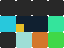

This game map was drawn from its Tiled (.tmx) file and the tilesets committed beside it. A one-line description and the full map source follow:
An orthogonal 4x3 tile map with 16x16 px tiles, 2 tile layers (ground, flips), 2 tilesets and 3 objects.

<map version="1.10" tiledversion="1.12.2" class="level" orientation="orthogonal" renderorder="right-down" width="4" height="3" tilewidth="16" tileheight="16" infinite="0" backgroundcolor="#102030" nextlayerid="4" nextobjectid="1">
 <properties>
  <property name="gravity" type="float" value="9.5" />
  <property name="title" value="Mixed" />
 </properties>
 <tileset firstgid="1" name="tiles" tilewidth="16" tileheight="16" tilecount="16" columns="4">
  <image source="../../images/tiles.png" width="64" height="64" />
  <tile id="1" type="brick" probability="0.5">
   <properties>
    <property name="hardness" type="int" value="3" />
    <property name="label" value="a brick" />
   </properties>
   <objectgroup draworder="index" id="2">
    <object id="1" x="0" y="8" width="16" height="8">
     <properties>
      <property name="one_way" type="bool" value="true" />
     </properties>
    </object>
   </objectgroup>
  </tile>
  <tile id="2">
   <objectgroup draworder="index" id="2">
    <object id="1" x="2" y="2">
     <polygon points="0,0 12,0 6,12" />
    </object>
   </objectgroup>
  </tile>
  <tile id="3">
   <objectgroup draworder="index" id="2">
    <object id="1" x="0" y="0" width="16" height="16">
     <properties>
      <property name="occluder" type="bool" value="true" />
     </properties>
     <ellipse />
    </object>
   </objectgroup>
  </tile>
  <tile id="4">
   <animation>
    <frame tileid="4" duration="100" />
    <frame tileid="5" duration="250" />
   </animation>
  </tile>
 </tileset>
 <tileset firstgid="17" name="items" tilewidth="16" tileheight="16" tilecount="2" columns="0">
  <grid orientation="orthogonal" width="1" height="1" />
  <tile id="0">
   <image source="../../images/gem.png" width="16" height="16" />
  </tile>
  <tile id="1">
   <image source="../../images/key.png" width="8" height="8" />
  </tile>
 </tileset>
 <layer id="1" name="ground" class="floor" width="4" height="3">
  <properties>
   <property name="collides" type="bool" value="false" />
   <property name="lit" type="bool" value="false" />
   <property name="occludes" type="bool" value="true" />
   <property name="y_sort" type="bool" value="true" />
  </properties>
  <data encoding="csv">
1,2,3,4,
17,18,0,5,
6,7,8,9
</data>
 </layer>
 <layer id="2" name="flips" width="4" height="3">
  <data encoding="csv">
2147483649,1073741825,536870913,3758096385,
0,0,0,0,
268435457,0,0,0
</data>
 </layer>
 <objectgroup id="3" name="things" />
</map>
